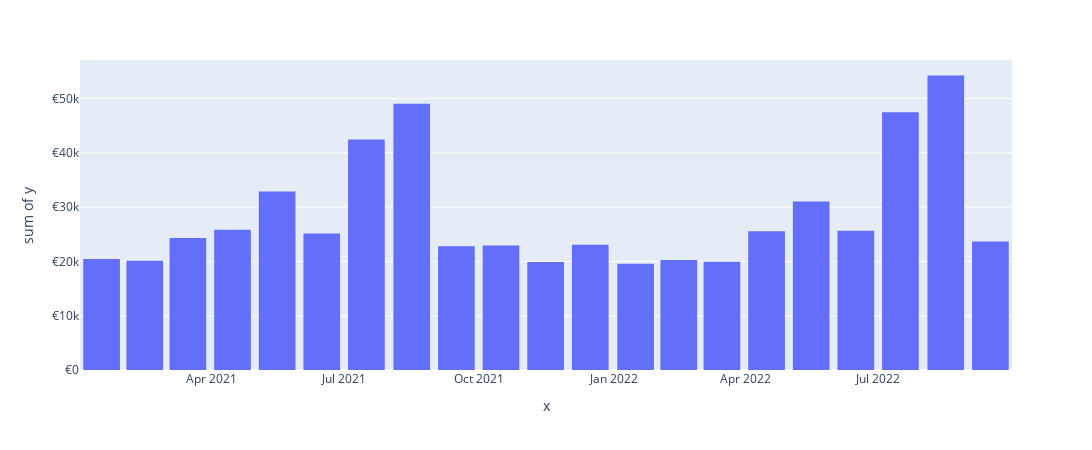

Notebook code for this chart:
### Markdown cell above
We cannot remove these outliers as these dates may be holidays or other special days where the amount of cakes sold is actually very large. So these outliers are to be considered as they mimic the real world data

### Code cell
fig = px.histogram(x=final_df['date'], y=final_df['Sales'], width=1200, height=450)
fig.update_layout(bargap=0.15, yaxis=dict(tickprefix='€'))
fig.show()

### Figure 1 — Plotly figure (JSON) as saved in the notebook; plotly's stock layout.template omitted (floating-point values rounded to 4 significant figures; data arrays with more than 128 entries replaced by an {"elided": "..."} marker saying what was removed)
{"data": [{"bingroup": "x", "histfunc": "sum", "hovertemplate": "x=%{x}<br>sum of y=%{y}<extra></extra>", "legendgroup": "", "marker": {"color": "#636efa", "pattern": {"shape": ""}}, "name": "", "orientation": "v", "showlegend": false, "type": "histogram", "x": {"elided": "638 str values"}, "xaxis": "x", "y": {"elided": "638 float values"}, "yaxis": "y"}], "layout": {"bargap": 0.15, "barmode": "relative", "height": 450, "legend": {"tracegroupgap": 0}, "margin": {"t": 60}, "width": 1200, "xaxis": {"anchor": "y", "domain": [0, 1], "title": {"text": "x"}}, "yaxis": {"anchor": "x", "domain": [0, 1], "tickprefix": "€", "title": {"text": "sum of y"}}}}
